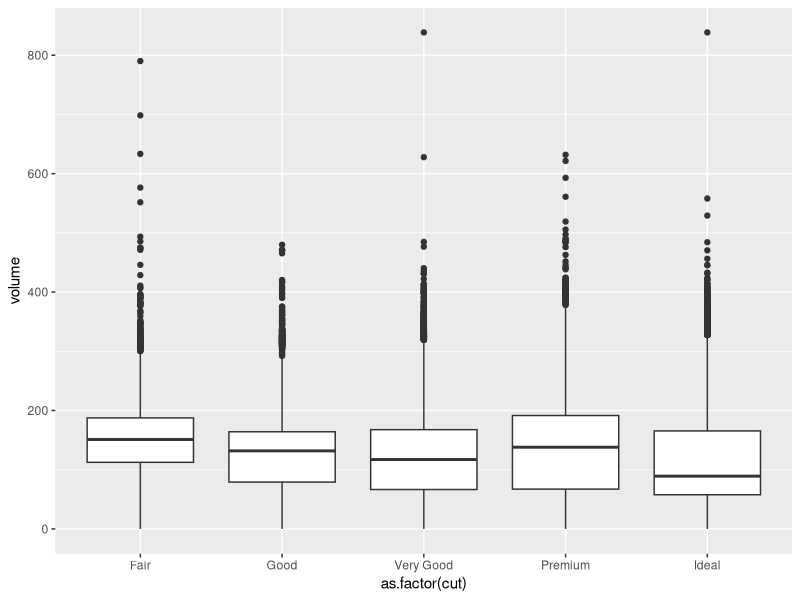
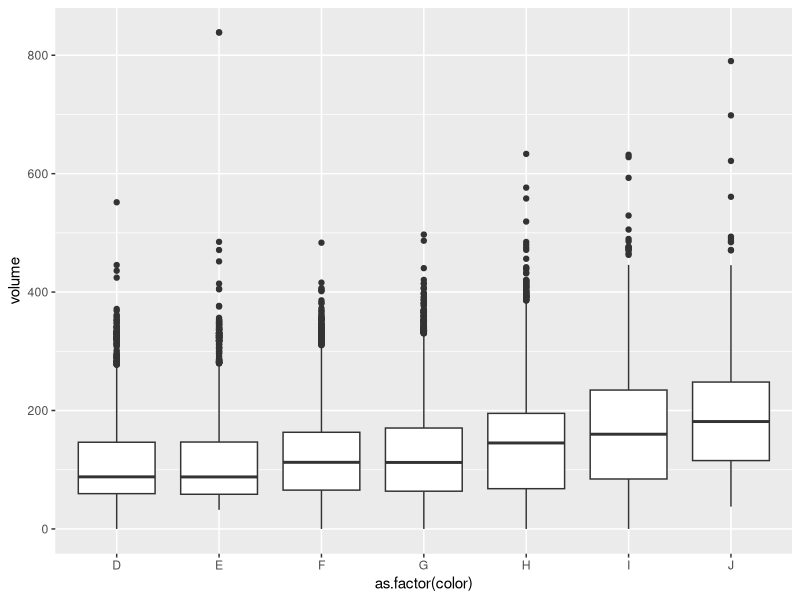
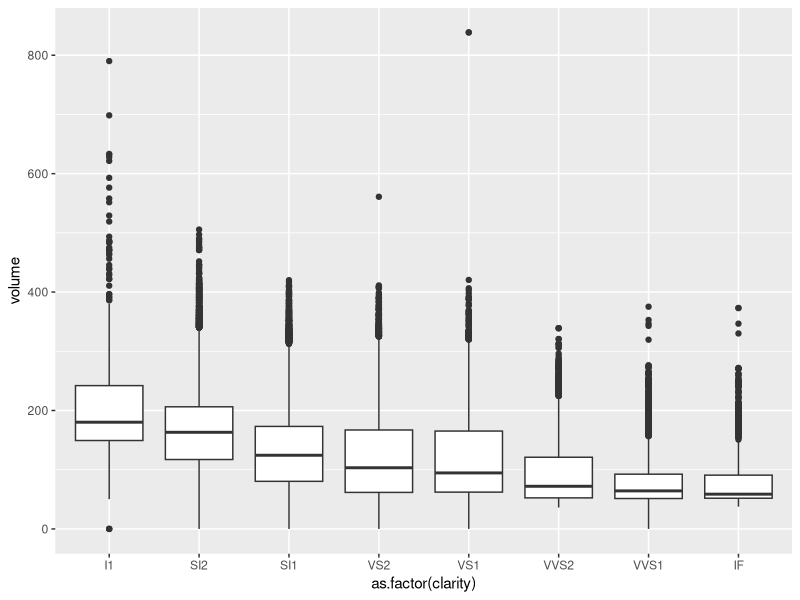

Reproduce these figures in R, in order.
## ---- chunk 1
knitr::opts_chunk$set(echo = F)
library("tidyverse")
library(knitr)
comma <- function(x) format(x, digits = 2, big.mark = ",")
## ---- chunk 2
diamonds %>%
  mutate(volume = x*y*z) %>%
  filter(volume < 1000) %>%
  ggplot(aes(x = as.factor(cut), y = volume))+geom_boxplot()
diamonds %>%
  mutate(volume = x*y*z) %>%
  filter(volume < 1000) %>%
  ggplot(aes(x = as.factor(color), y = volume))+geom_boxplot()
diamonds %>%
  mutate(volume = x*y*z) %>%
  filter(volume < 1000) %>%
  ggplot(aes(x = as.factor(clarity), y = volume))+geom_boxplot()
## ---- chunk 3
larger_diamonds <- diamonds %>%
  arrange(-carat) %>%
  slice(1:20) %>%
  knitr::kable(
    caption = "The 20 largest diamonds by carat weight."
  )
## ---- chunk 4
l_diamonds <- diamonds %>%
  filter(carat > 2.5) %>%
  count()
total_diamonds <- diamonds %>%
  count()
perc_l_diamonds <- (l_diamonds/total_diamonds)*100
## ---- chunk 5
print(lubridate::now())
x <- 1
x
## ---- chunk 6
print(lubridate::now())
y <- x + 1
y
## ---- chunk 7
print(lubridate::now())
z <- x + 2
z
## ---- chunk 8
print(lubridate::now())
w <- z + y + 1
w
